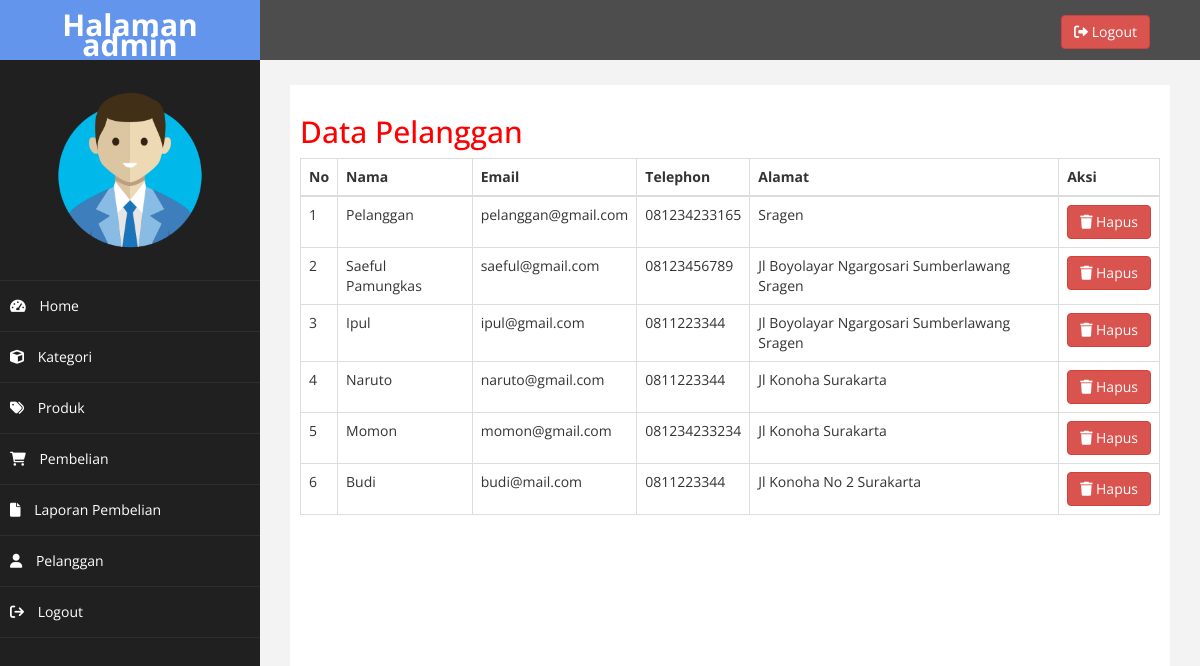
Page /admin/index.php?halaman=pelanggan (signed in) on the committed database.
### tables this page shows
CREATE TABLE `pelanggan` (
  `id_pelanggan` int(11) NOT NULL,
  `email_pelanggan` varchar(50) NOT NULL,
  `password_pelanggan` varchar(50) NOT NULL,
  `nama_pelanggan` varchar(200) NOT NULL,
  `telp_pelanggan` varchar(200) NOT NULL,
  `alamat_pelanggan` text NOT NULL
);

### admin/pelanggan.php (the view, shortened to what this page needs)
<?php require("koneksi.php"); ?>
<!DOCTYPE html>
<html lang="en">
<head>
    <link rel="stylesheet" href="assets/fontawesome-free-6.0.0/css/all.min.css">
</head>
<body>
    <h2>Data Pelanggan</h2>
    <table class="table table-bordered">
        <thead>
            <tr>
                <th>No</th>
                <th>Nama</th>
                <th>Email</th>
                <th>Telephon</th>
                <th>Alamat</th>
                <th>Aksi</th>
            </tr>
        </thead>
        <tbody>
            <?php $nomor = 1; ?>
            <?php $ambil = $conn->query("SELECT * FROM pelanggan"); ?>
            <?php while ($row = $ambil->fetch_assoc()) { ?>
                <tr>
                    <td><?php echo $nomor; ?></td>
                    <td><?php echo $row["nama_pelanggan"]; ?></td>
                    <td><?php echo $row["email_pelanggan"]; ?></td>
                    <td><?php echo $row["telp_pelanggan"]; ?></td>
                    <td><?php echo $row["alamat_pelanggan"]; ?></td>
                    <td>
                        <a href="index.php?halaman=hapuspelanggan&id=<?php echo $row['id_pelanggan']; ?>" class="btn btn-danger"><i class="fas fa-trash"></i></i> Hapus</a>
                    </td>
                    <?php $nomor++; ?>
                <?php } ?>
        </tbody>
    </table>
</body>
</html>

### admin/assets/css/custom.css (style rules this page uses)
body { font-family: 'Open Sans', sans-serif; }
h2 { color: #f00; }

### rows in the picture
pelanggan: nama_pelanggan "Pelanggan", email_pelanggan "pelanggan@gmail.com", telp_pelanggan "081234233165", alamat_pelanggan "Sragen"
pelanggan: nama_pelanggan "Saeful Pamungkas", email_pelanggan "saeful@gmail.com", telp_pelanggan "08123456789", alamat_pelanggan "Jl Boyolayar Ngargosari Sumberlawang Sragen"
pelanggan: nama_pelanggan "Ipul", email_pelanggan "ipul@gmail.com", telp_pelanggan "0811223344", alamat_pelanggan "Jl Boyolayar Ngargosari Sumberlawang Sragen"
pelanggan: nama_pelanggan "Naruto", email_pelanggan "naruto@gmail.com", telp_pelanggan "0811223344", alamat_pelanggan "Jl Konoha Surakarta"
pelanggan: nama_pelanggan "Momon", email_pelanggan "momon@gmail.com", telp_pelanggan "081234233234", alamat_pelanggan "Jl Konoha Surakarta"
pelanggan: nama_pelanggan "Budi", email_pelanggan "budi@mail.com", telp_pelanggan "0811223344", alamat_pelanggan "Jl Konoha No 2 Surakarta"
